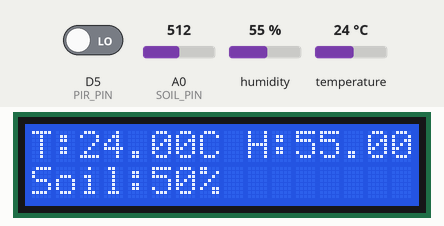
Bench run of a sketch on a simulated ESP8266 (NodeMCU). Parts: 16×2 character LCD. The inputs (shaded band) are chosen by the test bench; at power-on: humidity 55 %, A0 (SOIL_PIN) = 512, temperature 24 °C, D5 (PIR_PIN) LOW. WiFi joins after 1.5 s; servers stay silent unless stated.

Above: at 6.5 s.
6.6 s: humidity set to 22 %
At 10.2 s:
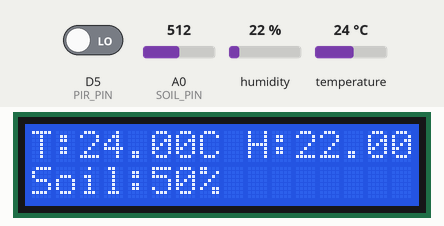
11.4 s: A0 (SOIL_PIN) set to 716
At 13.1 s:
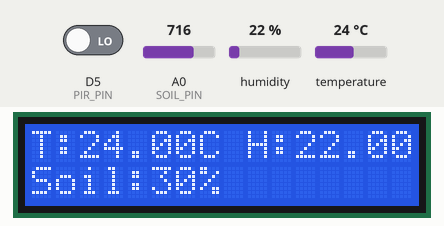
13.4 s: temperature set to 12 °C
At 14.5 s:
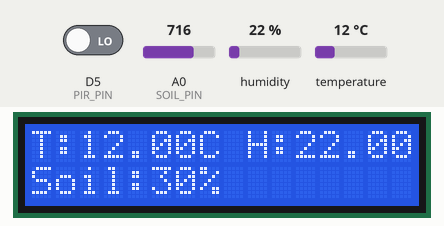
15.4 s: A0 (SOIL_PIN) set to 900
At 16.3 s:
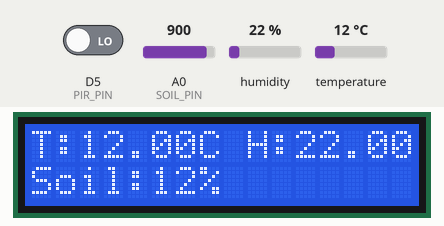
17.4 s: humidity set to 40 %
At 18.7 s:
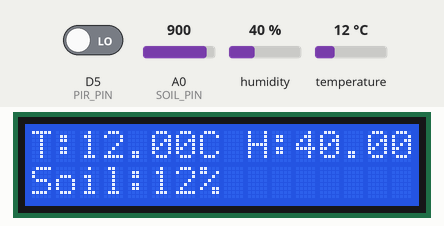
19.4 s: A0 (SOIL_PIN) set to 1023
At 20.5 s:
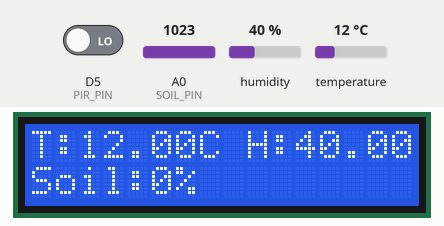
Timing chart, 0 to 22.4 s (numbered marks = the images above; inputs shaded):
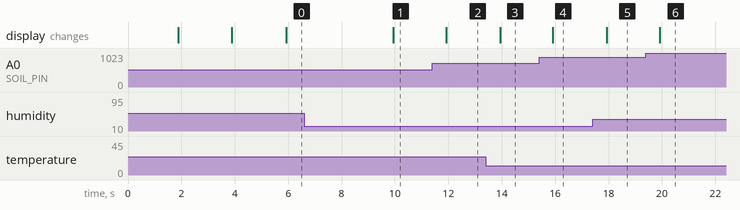

Measured:
- after the input at 6.6 s, the display: changes after 3.3 s (image 1)
- after the input at 11.4 s, the display: changes after 0.51 s (image 2)
- after the input at 13.4 s, the display: changes after 0.53 s (image 3)
- after the input at 15.4 s, the display: changes after 0.51 s (image 4)
- after the input at 17.4 s, the display: changes after 0.54 s (image 5)
- after the input at 19.4 s, the display: changes after 0.51 s (image 6)

The sketch:

smart.ino
```cpp
// Smart Plant & Security Monitor with NodeMCU and Blynk

#define BLYNK_TEMPLATE_ID "TMPL3E5OIEnG-"
#define BLYNK_TEMPLATE_NAME "smart plant"
#define BLYNK_AUTH_TOKEN "WrlL43Cv7r1sFScgGi3Cp_trTJWyrNES"

#include <LiquidCrystal_I2C.h>
#include <ESP8266WiFi.h>
#include <BlynkSimpleEsp8266.h>
#include <DHT.h>

// WiFi Credentials
char ssid[] = "vivo";
char pass[] = "sardar6388";

// Initialize LCD: 0x27 or 0x3F are common I2C addresses
LiquidCrystal_I2C lcd(0x27, 16, 2);

// Sensor Definitions
#define DHTPIN D4
#define DHTTYPE DHT11
#define SOIL_PIN A0
#define PIR_PIN D5

DHT dht(DHTPIN, DHTTYPE);
BlynkTimer timer;

int pirState = LOW;

void sendSensorData() {
  float temp = dht.readTemperature();
  float hum = dht.readHumidity();
  int soil = analogRead(SOIL_PIN);

  // Map soil moisture value to 0–100%
  soil = map(soil, 0, 1024, 0, 100);
  soil = (soil - 100) * -1;

  if (isnan(temp) || isnan(hum)) {
    Serial.println("Failed to read from DHT sensor!");
    return;
  }

  // Send data to Blynk
  Blynk.virtualWrite(V0, temp);
  Blynk.virtualWrite(V1, hum);
  Blynk.virtualWrite(V3, soil);

  // Display on LCD
  lcd.setCursor(0, 0);
  lcd.print("T:"); lcd.print(temp); lcd.print("C ");
  lcd.print("H:"); lcd.print(hum); lcd.print("%");

  lcd.setCursor(0, 1);
  lcd.print("Soil:"); lcd.print(soil); lcd.print("% ");
}

void checkMotion() {
  int motion = digitalRead(PIR_PIN);
  if (motion == HIGH && pirState == LOW) {
    Blynk.logEvent("motion_alert", "Motion Detected!");
    Blynk.virtualWrite(V5, 255);
    pirState = HIGH;
  } else if (motion == LOW && pirState == HIGH) {
    Blynk.virtualWrite(V5, 0);
    pirState = LOW;
  }
}

void setup() {
  Serial.begin(9600);
  Blynk.begin(BLYNK_AUTH_TOKEN, ssid, pass);
  dht.begin();
  lcd.begin(16, 2);
  lcd.backlight();
  pinMode(PIR_PIN, INPUT);

  lcd.setCursor(0, 0);
  lcd.print("Smart Plant Init");
  delay(2000);
  lcd.clear();

  timer.setInterval(2000L, sendSensorData);
  timer.setInterval(1000L, checkMotion);
}

void loop() {
  Blynk.run();
  timer.run();
}
```
